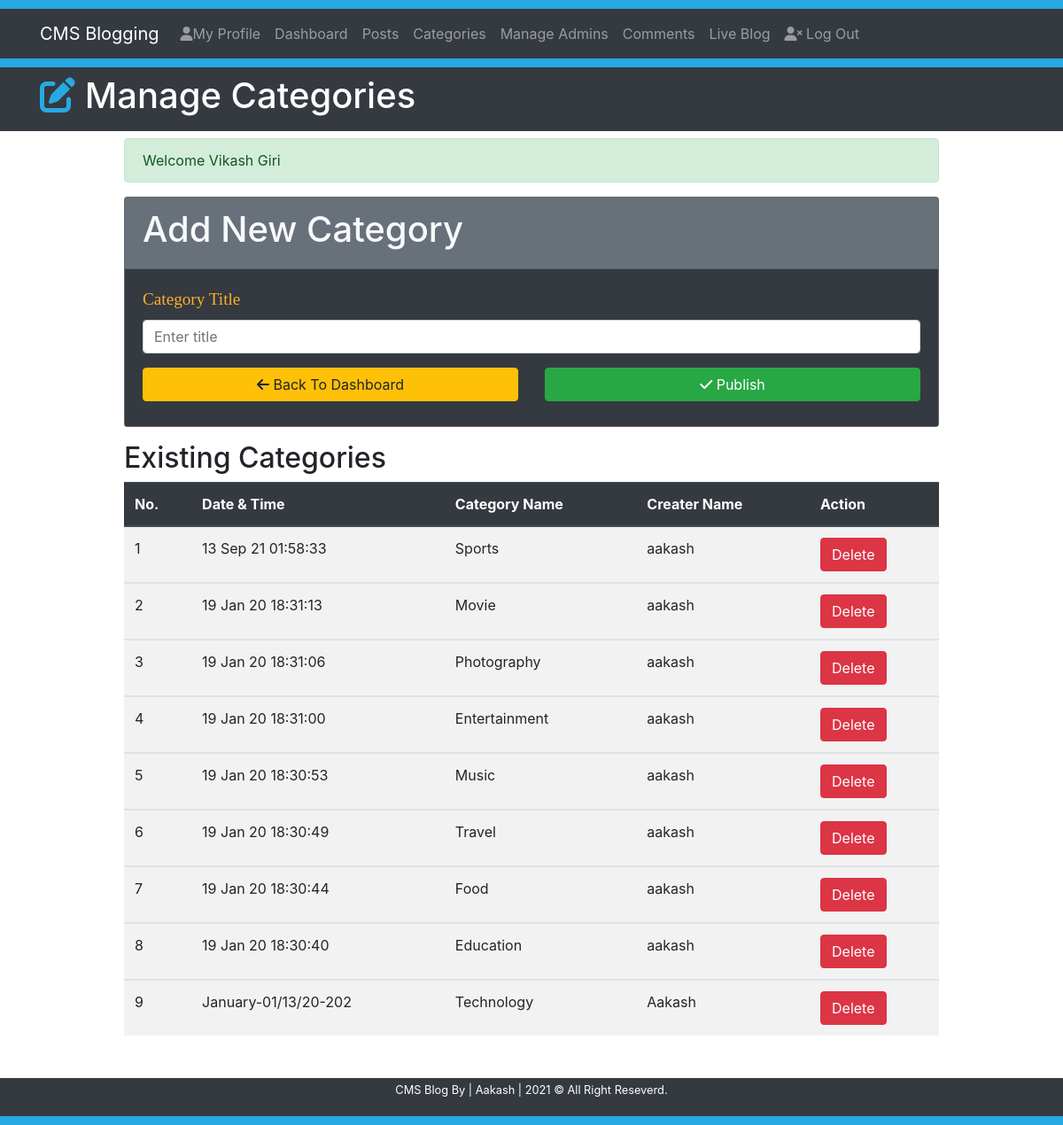
/categories.php (signed in), run on the app's committed database.
### tables this page shows
CREATE TABLE `category` (
  `id` int(11) NOT NULL,
  `title` varchar(20) NOT NULL,
  `author` varchar(50) NOT NULL,
  `datetime` varchar(20) NOT NULL
);

### Includes/functions.php (called while the page is built, shortened)
<?php
    $serverName = BASE_PATH;
    $cssBaseURL = $serverName.'/css';
?>

### categories.php (the view, shortened to what this page needs)
<?php
    require 'Includes/functions.php';
    require 'Includes/sessions.php';
?>
<!DOCTYPE html>
<html lang="en">
<head>
    <link rel="stylesheet" href="https://use.fontawesome.com/releases/v5.12.0/css/all.css">
    <link rel="stylesheet" href="https://stackpath.bootstrapcdn.com/bootstrap/4.4.1/css/bootstrap.min.css">
    <link rel="stylesheet" href="<?= $cssBaseURL ?>/style.css">
</head>
<body>
    <div style="height: 10px; background-color: #27aae1;"></div>
    <nav class="navbar navbar-expand-lg navbar-dark bg-dark">
        <div class="container">
            <a href="<?= $serverName; ?>/index" class="navbar-brand">CMS Blogging</a>
            <div class="collapse navbar-collapse" id="navbarcollapseCMS">
                <ul class="navbar-nav">
                    <li class="nav-item">
                        <a href="<?= $serverName; ?>/myprofile" class="nav-link"> <i class='fas fa-user'></i>My Profile</a>
                    </li>
                    <li class="nav-item">
                        <a href="<?= $serverName; ?>/dashboard" class="nav-link">Dashboard</a>
                    </li>
                    <li class="nav-item">
                        <a href="<?= $serverName; ?>/posts" class="nav-link">Posts</a>
                    </li>
                    <li class="nav-item">
                        <a href="<?= $serverName; ?>/categories" class="nav-link">Categories</a>
                    </li>
                    <li class="nav-item">
                        <a href="<?= $serverName; ?>/admin" class="nav-link">Manage Admins</a>
                    </li>
                    <li class="nav-item">
                        <a href="<?= $serverName; ?>/comments" class="nav-link">Comments</a>
                    </li>
                    <li class="nav-item">
                        <a href="<?= $serverName; ?>/blog/1" class="nav-link">Live Blog</a>
                    </li>
                </ul>
                <ul class="navbar-nav">
                    <li class="nav-item">
                        <a href="<?= $serverName; ?>/logout" class="nav-link"><i class='fas fa-user-times'></i> Log Out</a>
                    </li>
                </ul>
            </div>
        </div>
    </nav>
    <div style="height: 10px; background-color: #27aae1;"></div>
    <header class='bg-dark text-white py-2'>
        <div class="container">
            <div class="row">
                <div class="col-md-12">
                    <h1><i class='fas fa-edit' style="color: #27aae1;"></i>  Manage Categories</h1>
                </div>
            </div>
        </div>
    </header>
    <section class="container py-2 mb-4">
        <div class="row">
            <div class="offset-lg-1 col-lg-10" style="min-height: 400px;">
            <?php echo ErrorMessage(); echo SuccessMessage(); ?>
                <form action="<?= $serverName; ?>/categories" method='post'>
                    <div class="card bg-secondary text-light mb-3">
                        <div class="card-header">
                            <h1>Add New Category</h1>
                        </div>
                        <div class="card-body bg-dark">
                            <div class="form-group">
                                <label for="title"><span class="fieldInfo">Category Title</span></label>
                                <input type="text" name='categoryTitle' class="form-control" id='title' placeholder='Enter title'>
                            </div>
                            <div class="row">
                                <div class="col-lg-6 mb-2">
                                    <a href="<?= $serverName; ?>/dashboard" class='btn btn-warning btn-block'><i class='fas fa-arrow-left'></i> Back To Dashboard</a>
                                </div>
                                <div class="col-lg-6 mb-2">
                                    <button class='btn btn-success btn-block' type='submit' name='submit'><i class='fas fa-check'></i> Publish</button>
                                </div>
                            </div>
                        </div>
                    </div>
                </form>
                <h2>Existing Categories</h2>
                <table class="table table-striped table-hover">
                    <thead class="thead-dark">
                        <tr>
                            <th>No.</th>
                            <th>Date & Time</th>
                            <th>Category Name</th>
                            <th>Creater Name</th>
                            <th>Action</th>
                        </tr>
                    </thead>
                    <?php
                        $sql = "SELECT * FROM category ORDER BY id DESC";
                        $result = mysqli_query($conn, $sql);
                        $sr = 0;
                        if (mysqli_num_rows($result) > 0){
                            while($row = mysqli_fetch_assoc($result)) {
                                $sr++;
                                $CategorytId = $row['id'];
                                $DateTime = $row['datetime'];
                                $CategoryName = $row['title'];
                                $CreaterName = $row['author'];
                    ?>
                    <tbody>
                        <tr>
                            <td><?= $sr; ?></td>
                            <td><?= $DateTime; ?></td>
                            <td><?= $CategoryName; ?></td>
                            <td><?= $CreaterName; ?></td>
                            <td><a class="btn btn-danger" href="<?= $serverName; ?>/deletecategory?id=<?= $CategorytId; ?>">Delete</a></td>
                        </tr>
                    </tbody>
                    <?php
                            }
                        }
                    ?>
                </table>
            </div>
        </div>
    </section>
    <footer class="bg-dark text-white py-1">
        <div class="container">
            <div class="row">
                <div class="col">
                    <p class="lead text-center small">CMS Blog By | Aakash | <span id='year'></span> &copy; All Right Reseverd.</p>
                </div>
            </div>
        </div>
    </footer>
    <div style="height: 10px; background-color: #27aae1;"></div>
</body>
</html>

### Css/style.css (style rules this page uses)
.fieldInfo { color: rgb(251,174,44); font-family: Biiter, Georgia, 'Times New Roman', Times, serif; font-size: 1.2em; }

### data on the page
category: datetime "13 Sep 21 01:58:33", title "Sports", author "aakash"
category: datetime "19 Jan 20 18:31:13", title "Movie", author "aakash"
category: datetime "19 Jan 20 18:31:06", title "Photography", author "aakash"
category: datetime "19 Jan 20 18:31:00", title "Entertainment", author "aakash"
category: datetime "19 Jan 20 18:30:53", title "Music", author "aakash"
category: datetime "19 Jan 20 18:30:49", title "Travel", author "aakash"
category: datetime "19 Jan 20 18:30:44", title "Food", author "aakash"
category: datetime "19 Jan 20 18:30:40", title "Education", author "aakash"
category: datetime "January-01/13/20-202", title "Technology", author "Aakash"

### other printed values
SuccessMessage() "Welcome Vikash Giri"
